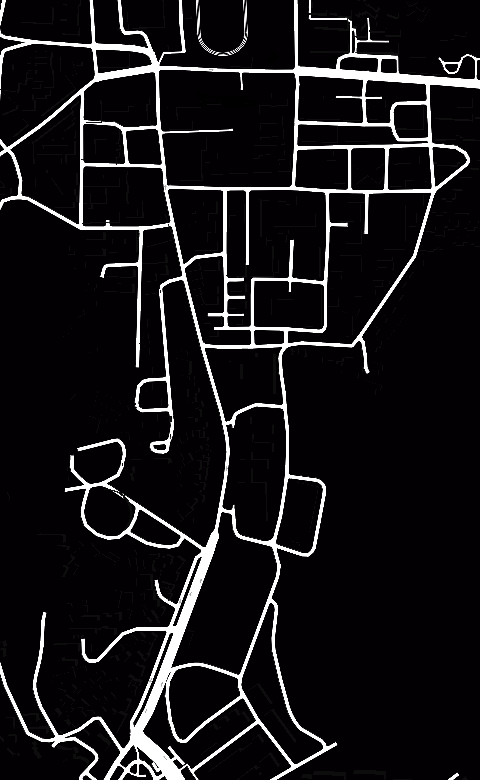
%> input picture 1.2-A_star/Map_png/HNU-Line-480x780.png, 480 x 780 px
$ octave launch_astar.m   (GNU Octave 9; MATLAB toolbox functions it lacks are replaced by stand-ins)
%> lines starting %> are read from the running program, lines starting %| are printed output that depends on the picture; in (x1, y1, x2, y2) boxes, pixels count from 0 and x2, y2 are one past the last pixel; in counts of white or black regions, pixels touching at a corner belong together; the program's own positions count from 1
### 1.2-A_star/a_star_get.m
%% A*算法函数
function [check, map, OptimalPath, Distance,current] = a_star_get (imp, start_c, dest_c)
%% 初始化
cmap = [1 1 1; ...% 1 - white - 不可行使区域
        0 0 0; ...% 2 - black - 可行驶车道线
        0 0 1; ...% 3 - blue - 检索过的单元点
        1 1 0; ...% 4 - yellow  - 当前单元点的领域点
        0 1 0; ...% 5 - green - 起始点
        1 0 0; ...% 6 - red - 目标点
	    1 0 1];...% 7 - pink - 路径线
colormap(cmap); %将当前图窗的颜色图设置为 cmap 指定的色图

[nrows, ncols] = size(imp);
map = zeros(nrows,ncols);
map(imp)  = 1;   % 填充不可形式区域单元点
map(~imp) = 2;   % 填充可行使车道线单元点

% [4 lines of commented-out code are left out]

gScore = zeros(nrows, ncols);           % g值矩阵，用于跟踪单元点的实际代价
fScore = single(inf(nrows, ncols));     % f值矩阵，用于跟踪单元点的估计值(only open list)
hn = single(zeros(nrows, ncols));       % 启发值矩阵；初始化为全0
hn(start_c(1),start_c(2)) = sqrt( (start_c(1)-dest_c(1)).^2 + (start_c(2)-dest_c(2)).^2 ) ;
fScore(start_c(1),start_c(2)) = hn(start_c(1),start_c(2));

%% 建立启发函数数组
% [7 lines of commented-out code are left out]
%%
% 生成起始点和目标点的线性索引
start_node = sub2ind(size(map), start_c(1), start_c(2));
dest_node  = sub2ind(size(map), dest_c(1),  dest_c(2));

map(start_node) = 5;    % 填充起始点，5-green
map(dest_node)  = 6;    % 填充目标点，6-red

% For each grid cell this array holds the index of its parent
par_p = zeros(nrows,ncols);
%% 检索循环
while true
    % 选取最短路径节点
    [MFC, current] = min(fScore(:));    % 取第一个最小f值单元点，及其索引current

    if ( current == dest_node )
        % Draw current map
        map(start_node) = 5;
        map(dest_node) = 6;
        check = 0;  % 路径搜索成功，返回0
        break;
    elseif (isinf(MFC))
        check = 1;  % 路径搜索失败，返回1
        break;
    end

    map(current) = 3;   % Update map  - blue
%     OPEN(current) = 0;
%     CLOSE(current) = 1;
    fScore(current) = inf; % remove this node from further consideration

    [i, j] = ind2sub(size(fScore), current);    % 当前单元点序列值
    % 采用四连接扩展单元点
     neighbor = [i-1, j ;...
                i+1, j ;...
                i, j+1 ;...
                i, j-1 ];
    % 过滤超出边界的单元点
    outRangetest = (neighbor(:,1)<1) + (neighbor(:,1)>nrows) + (neighbor(:,2)<1) + (neighbor(:,2)>ncols );
    locate = find(outRangetest>0);
    neighbor(locate,:) = [];

    neighborIndex = sub2ind(size(map),neighbor(:,1),neighbor(:,2));     % 建立扩展单元点索引

    for k=1:length(neighborIndex)
        % 过滤障碍点和起始点
        if map(neighborIndex(k))==1 || map(neighborIndex(k))==5 || map(neighborIndex(k)) == 3
            continue;
        end
        tmp_gScore = gScore(current) + 1;
        if  map(neighborIndex(k))~= 3  % 没被检索过
            map(neighborIndex(k)) = 4;
        elseif tmp_gScore >= gScore(neighborIndex(k))
             continue;
        end
        gScore(neighborIndex(k)) = tmp_gScore;
        [aa, bb] = ind2sub(size(fScore), neighborIndex(k));
        hn(neighborIndex(k)) = sqrt( (aa-dest_c(1)).^2 + (bb-dest_c(2)).^2 );
        fScore(neighborIndex(k)) = tmp_gScore + hn(neighborIndex(k));
        par_p(neighborIndex(k)) = current;
    end

% [16 lines of commented-out code are left out]
end
%% 构建路径输出、距离输出
if (check)
    OptimalPath = [];
    Distance = [];
else
    Distance = min(fScore(:));
    OptimalPath(1,:) = [start_c(1), start_c(2)];
    route = [dest_node];
    while (par_p(route(1)) ~= 0)
        route = [par_p(route(1)), route];
    end
    for k = 2:length(route) - 1
        [kk, jj] = ind2sub(size(fScore), route(k));
        OptimalPath(k,:) = [kk, jj];
    end
end

### 1.2-A_star/launch_astar.m
clear;clc;
%%配置参数：道路地图、起始点、目标点等
% 2022.1.1 test : added a //
tmp_map = imread('Map_png\HNU-Line-480x780.png');  %读取备好的道路地图
%> tmp_map is the input picture: size 780x480x3 uint8; mean R, G, B 24.9, 22.2, 24.9
n = graythresh(tmp_map);    %获得一个合适的阈值，以便图像二值化处理
%> n = 0.494
imp = ~im2bw(tmp_map,n);    %图像二值化处理
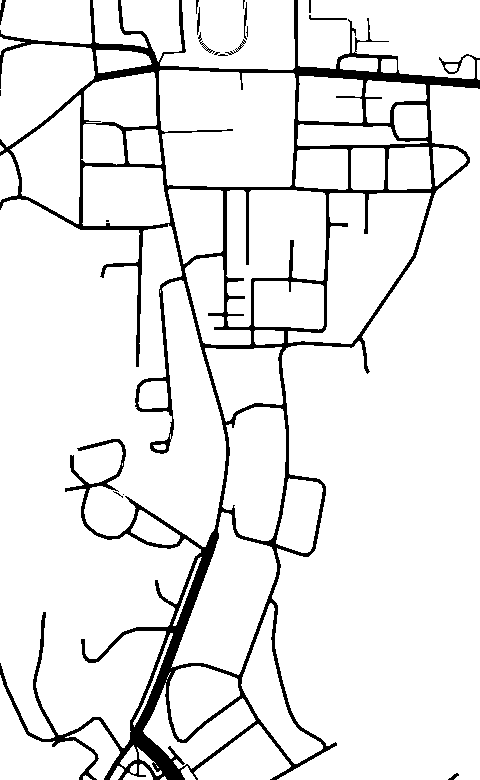
%> imp: size 780x480 logical; 91.5% white; 18 black regions (8 under 20 px), largest, box (x1, y1, x2, y2) and area: (0, 0, 480, 780) 31287, (309, 15, 347, 20) 81, (0, 0, 6, 25) 72
location_c = [721, 259;...   %1 - 物电院B栋
              228, 141;...  %2 - 逸夫楼
              225, 346;...  %3 - 工训B栋107
              78, 366;...   %4 - 五食堂
              536, 183;...  %5 - 超算中心
              66, 154;...  %6 - 东方红广场
              71, 242];...  %7 - 运动场
start_c = location_c(1,:);    %设置起点坐标
dest_c = location_c(4,:);      %设置目标点坐标

%% TEST: BUG 检验
%  a = [1 1 1 1 1;
%        1 0 1 1 1;
%        1 1 0 1 1;
%        1 1 1 0 1;
%        1 1 1 1 1];
% imp = logical(~a);
% start_c = [4, 2];
% dest_c = [2, 4];
%% 调用A*算法函数，求解最优路径
[check, map, OptimalPath, Distance,www] = a_star_get (imp, start_c, dest_c);
%> in a_star_get, `hn(start_c(1),start_c(2)) = sqrt( (start_c(1)-dest_c(1)).^2 + (start_c..`: hn: size 780x480 single; values 0 (black) and 651.8 (white), 0% white in thin lines or dots, all inside (x1, y1, x2, y2) = (258, 720, 259, 721)
%> in a_star_get, `fScore(start_c(1),start_c(2)) = hn(start_c(1),start_c(2));`: fScore: size 780x480 single; 100% of the values are NaN or infinite; the others: min 651.8, max 651.8, mean 651.8
%> in a_star_get, `map(start_node) = 5;`:
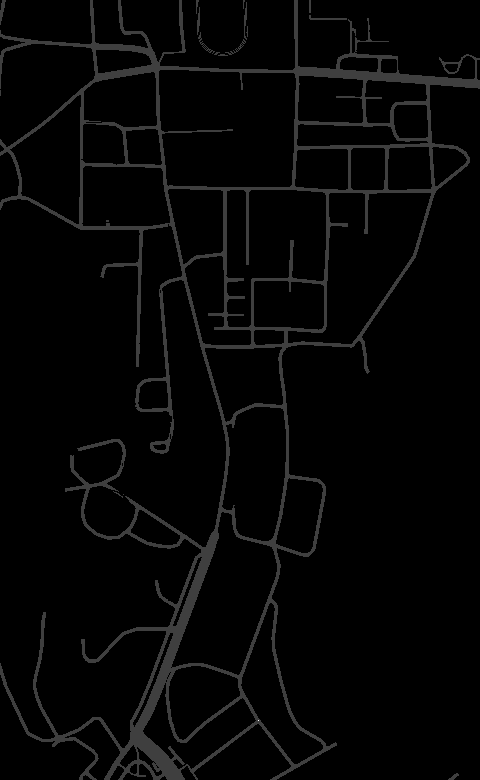
%> map: size 780x480 double; min 1, max 5, mean 1.09; drawn with min black and max white
%> in a_star_get, `map(dest_node)  = 6;`: map: size 780x480 double; under 0.01% of pixels changed, all inside (x1, y1, x2, y2) = (365, 77, 366, 78)
%> the loop in a_star_get, `while true` made 14029 passes
%> (MFC, current, i, j, neighborIndex) on passes 2 to 4: (651.9, 201960, 720, 259, [201959; 201961; 202740; 201180]), (651.9, 201959, 719, 259, [201958; 201960; 202739; 201179]), (652.7, 202741, 721, 260, [202740; 202742; 203521; 201961])
%> after the loop in a_star_get, `while true`: fScore: size 780x480 single; 99.96% of the values are NaN or infinite; the others: min 864, max 866, mean 864.5
%> after the loop in a_star_get, `while true`:
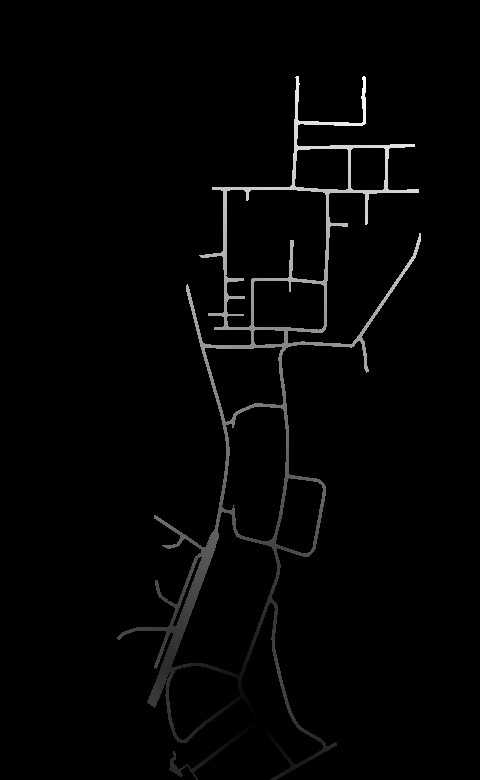
%> gScore: size 780x480 double; min 0, max 864, mean 14.9; drawn with min black and max white
%> after the loop in a_star_get, `while true`:
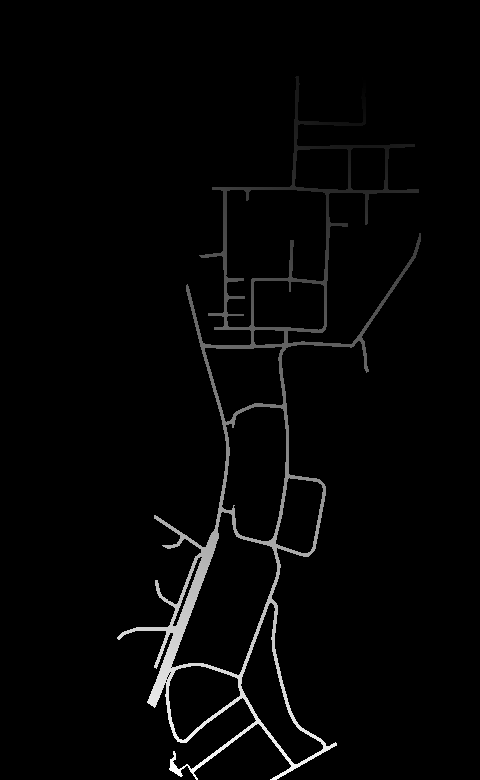
%> hn: size 780x480 single; min 0, max 723.1, mean 14.9; drawn with min black and max white
%> after the loop in a_star_get, `while true`:
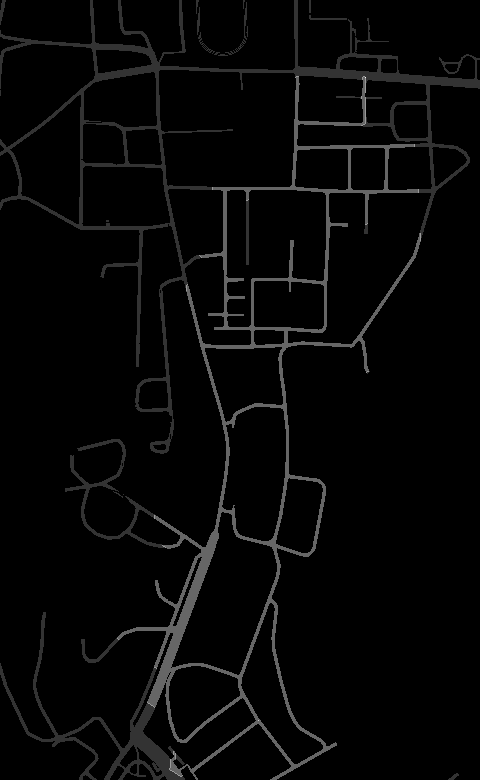
%> map: size 780x480 double; min 1, max 6, mean 1.12; drawn with min black and max white
%> after the loop in a_star_get, `while true`:
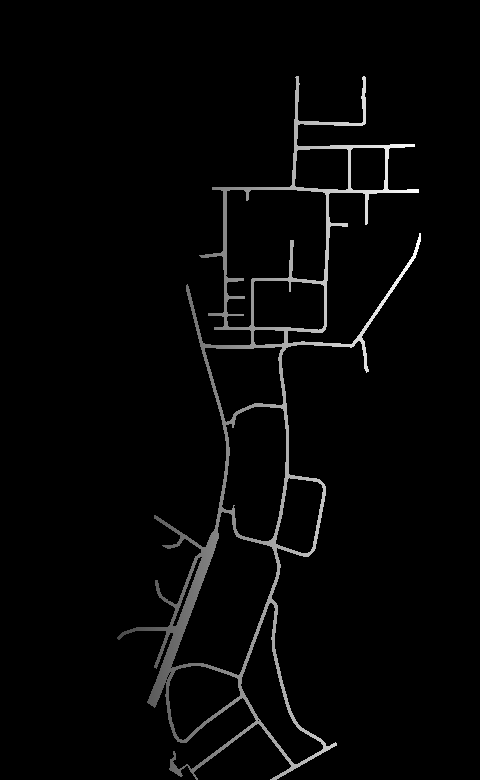
%> par_p: size 780x480 double; min 0, max 327842, mean 7645.5; drawn with min black and max white
%> after the loop in a_star_get, `while true`: check = 0; neighbor = [77 365; 79 365; 78 366; 78 364]
%> in a_star_get, `Distance = min(fScore(:));`: Distance = 864
%> the loop in a_star_get, `while (par_p(route(1)) ~= 0)` made 864 passes
%> route on passes 1 to 3: [283998 284778], [283218 283998 284778], [283219 283218 283998 284778]
%> after the loop in a_star_get, `while (par_p(route(1)) ~= 0)`: route = 865 values, max 284778 at index 865, min 187884 at index 56, mean 230003.3
%> the loop in a_star_get, `for k = 2:length(route) - 1` made 863 passes
%> (kk, jj) on passes 1 to 3: (721, 258), (721, 257), (720, 257)
%> after the loop in a_star_get, `for k = 2:length(route) - 1`: OptimalPath = 864 rows, first 12: [721 259; 721 258; 721 257; 720 257; 720 256; 719 256; 718 256; 718 255; 717 255; 716 255; 716 254; 715 254]
%> check = 0; Distance = 864; www = 284778
% End.
%% 将算法输出的OptimalPath图像化，若算法未找到可行路径，则输出错误提示信息
if (~check)
%     h = msgbox('成功找到最优路径','提示','none');
    how_far = Distance/64*100;
%> how_far = 1350
    image(1.5, 1.5, map);
    axis image;
    hold on
    plot(start_c(2),start_c(1),'o','color','g','LineWidth',2);
    plot(dest_c(2),dest_c(1),'o','color','c','LineWidth',2);
    plot(OptimalPath(:,2),OptimalPath(:,1),'color','r','LineWidth',2);
    legend('Start','Goal','Path','Location','SouthEast');
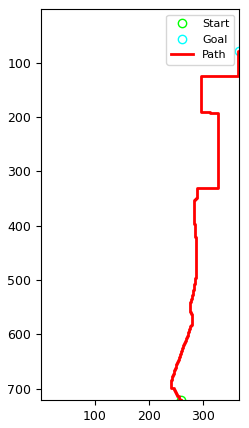
%> figure redrawn from the program's plot data
else
   h = msgbox('未找到路径，请重新确认','错误','warn');
end
